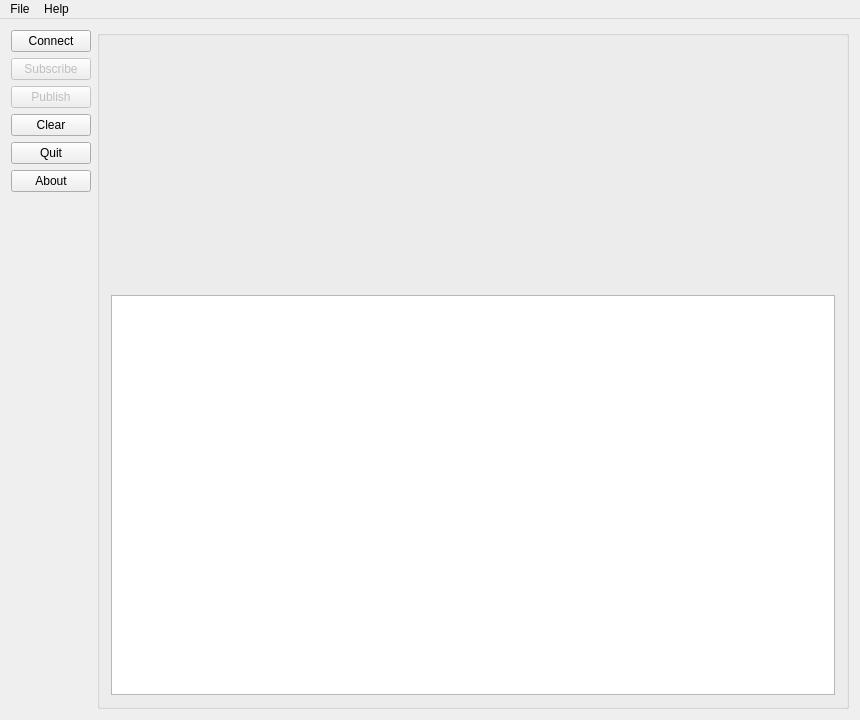
<?xml version="1.0" encoding="UTF-8"?>
<ui version="4.0">
 <class>MainWindow</class>
 <widget class="QMainWindow" name="MainWindow">
  <property name="enabled">
   <bool>true</bool>
  </property>
  <property name="geometry">
   <rect>
    <x>0</x>
    <y>0</y>
    <width>860</width>
    <height>720</height>
   </rect>
  </property>
  <property name="sizePolicy">
   <sizepolicy hsizetype="Fixed" vsizetype="Preferred">
    <horstretch>0</horstretch>
    <verstretch>0</verstretch>
   </sizepolicy>
  </property>
  <property name="maximumSize">
   <size>
    <width>100000</width>
    <height>100000</height>
   </size>
  </property>
  <property name="windowTitle">
   <string>QMQTT</string>
  </property>
  <property name="windowOpacity">
   <double>1.000000000000000</double>
  </property>
  <property name="autoFillBackground">
   <bool>true</bool>
  </property>
  <widget class="QWidget" name="centralWidget">
   <property name="enabled">
    <bool>true</bool>
   </property>
   <property name="layoutDirection">
    <enum>Qt::LeftToRight</enum>
   </property>
   <property name="autoFillBackground">
    <bool>true</bool>
   </property>
   <layout class="QGridLayout" name="gridLayout_2">
    <item row="0" column="0">
     <layout class="QVBoxLayout" name="verticalLayout_2">
      <item>
       <widget class="QPushButton" name="pushButtonConnect">
        <property name="text">
         <string>Connect</string>
        </property>
       </widget>
      </item>
      <item>
       <widget class="QPushButton" name="pushButtonSubscribe">
        <property name="enabled">
         <bool>false</bool>
        </property>
        <property name="text">
         <string>Subscribe</string>
        </property>
       </widget>
      </item>
      <item>
       <widget class="QPushButton" name="pushButtonPusblish">
        <property name="enabled">
         <bool>false</bool>
        </property>
        <property name="text">
         <string>Publish</string>
        </property>
       </widget>
      </item>
      <item>
       <widget class="QPushButton" name="pushButtonClear">
        <property name="text">
         <string>Clear</string>
        </property>
       </widget>
      </item>
      <item>
       <widget class="QPushButton" name="pushButtonQuit">
        <property name="text">
         <string>Quit</string>
        </property>
       </widget>
      </item>
      <item>
       <widget class="QPushButton" name="pushButtonAbout">
        <property name="text">
         <string>About</string>
        </property>
       </widget>
      </item>
     </layout>
    </item>
    <item row="0" column="1" rowspan="2">
     <layout class="QVBoxLayout" name="verticalLayout" stretch="0">
      <item>
       <widget class="QGroupBox" name="groupBox">
        <property name="sizePolicy">
         <sizepolicy hsizetype="MinimumExpanding" vsizetype="Preferred">
          <horstretch>0</horstretch>
          <verstretch>0</verstretch>
         </sizepolicy>
        </property>
        <property name="title">
         <string/>
        </property>
        <layout class="QGridLayout" name="gridLayout">
         <item row="0" column="0">
          <widget class="QStackedWidget" name="stackedWidget">
           <property name="minimumSize">
            <size>
             <width>0</width>
             <height>180</height>
            </size>
           </property>
           <property name="maximumSize">
            <size>
             <width>16777215</width>
             <height>300</height>
            </size>
           </property>
           <property name="currentIndex">
            <number>0</number>
           </property>
           <widget class="ConnForm" name="conForm"/>
           <widget class="PubForm" name="pubForm"/>
           <widget class="SubForm" name="subForm"/>
          </widget>
         </item>
         <item row="1" column="0">
          <widget class="QTextBrowser" name="logConsole">
           <property name="minimumSize">
            <size>
             <width>0</width>
             <height>400</height>
            </size>
           </property>
          </widget>
         </item>
        </layout>
        <zorder>logConsole</zorder>
        <zorder>stackedWidget</zorder>
       </widget>
      </item>
     </layout>
    </item>
    <item row="1" column="0">
     <spacer name="verticalSpacer">
      <property name="orientation">
       <enum>Qt::Vertical</enum>
      </property>
      <property name="sizeHint" stdset="0">
       <size>
        <width>20</width>
        <height>495</height>
       </size>
      </property>
     </spacer>
    </item>
   </layout>
  </widget>
  <widget class="QMenuBar" name="menuBar">
   <property name="geometry">
    <rect>
     <x>0</x>
     <y>0</y>
     <width>860</width>
     <height>23</height>
    </rect>
   </property>
   <property name="font">
    <font>
     <weight>50</weight>
     <bold>false</bold>
    </font>
   </property>
   <property name="defaultUp">
    <bool>false</bool>
   </property>
   <widget class="QMenu" name="menuFile">
    <property name="title">
     <string>File</string>
    </property>
    <addaction name="actionQuit"/>
   </widget>
   <widget class="QMenu" name="menuHelp">
    <property name="title">
     <string>Help</string>
    </property>
    <addaction name="actionAbout"/>
   </widget>
   <addaction name="menuFile"/>
   <addaction name="menuHelp"/>
  </widget>
  <action name="actionQuit">
   <property name="text">
    <string>Quit</string>
   </property>
  </action>
  <action name="actionAbout">
   <property name="text">
    <string>About</string>
   </property>
  </action>
 </widget>
 <layoutdefault spacing="6" margin="11"/>
 <customwidgets>
  <customwidget>
   <class>ConnForm</class>
   <extends>QWidget</extends>
   <header>connform.h</header>
   <container>1</container>
  </customwidget>
  <customwidget>
   <class>PubForm</class>
   <extends>QWidget</extends>
   <header>pubform.h</header>
   <container>1</container>
  </customwidget>
  <customwidget>
   <class>SubForm</class>
   <extends>QWidget</extends>
   <header>subform.h</header>
   <container>1</container>
  </customwidget>
 </customwidgets>
 <resources/>
 <connections/>
</ui>
